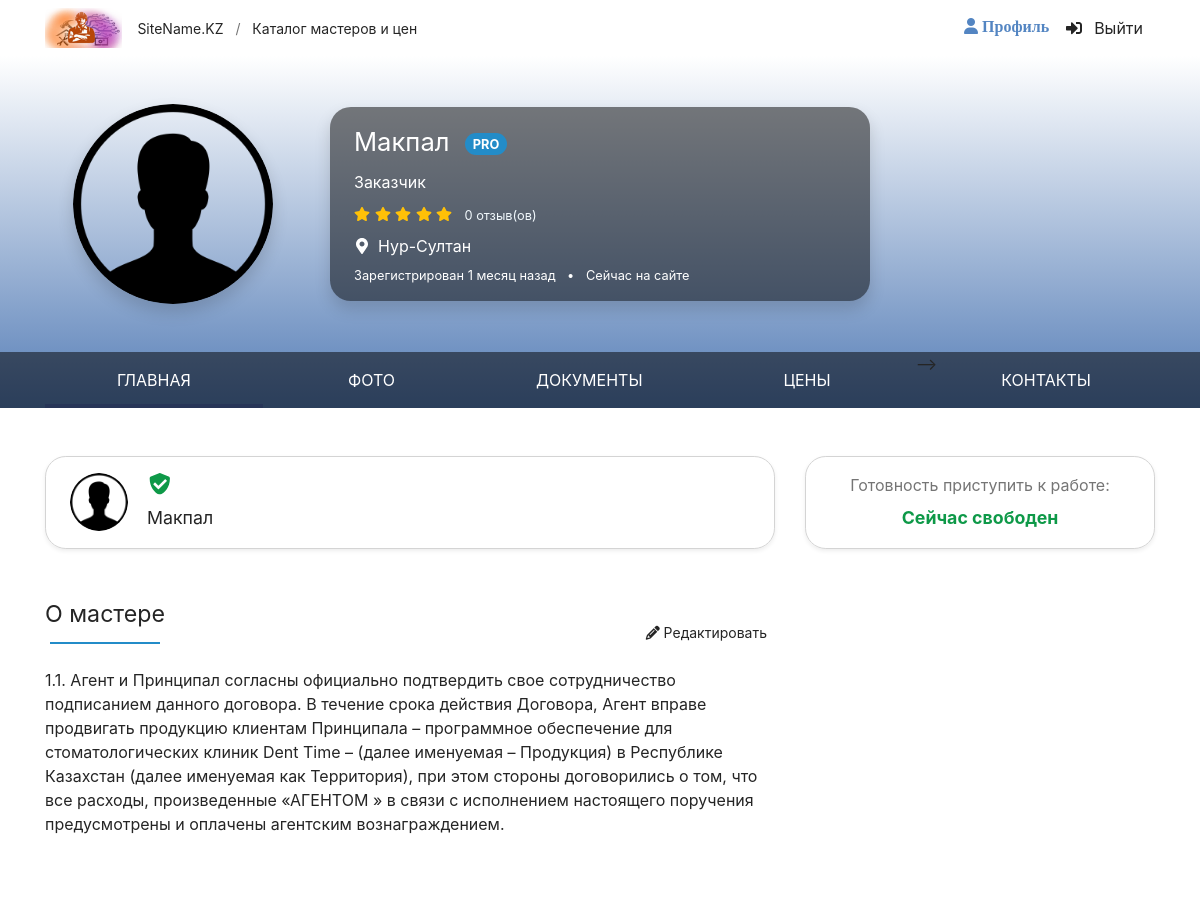
The page /myprofile.php (signed in, upper part) on the database as committed earlier.
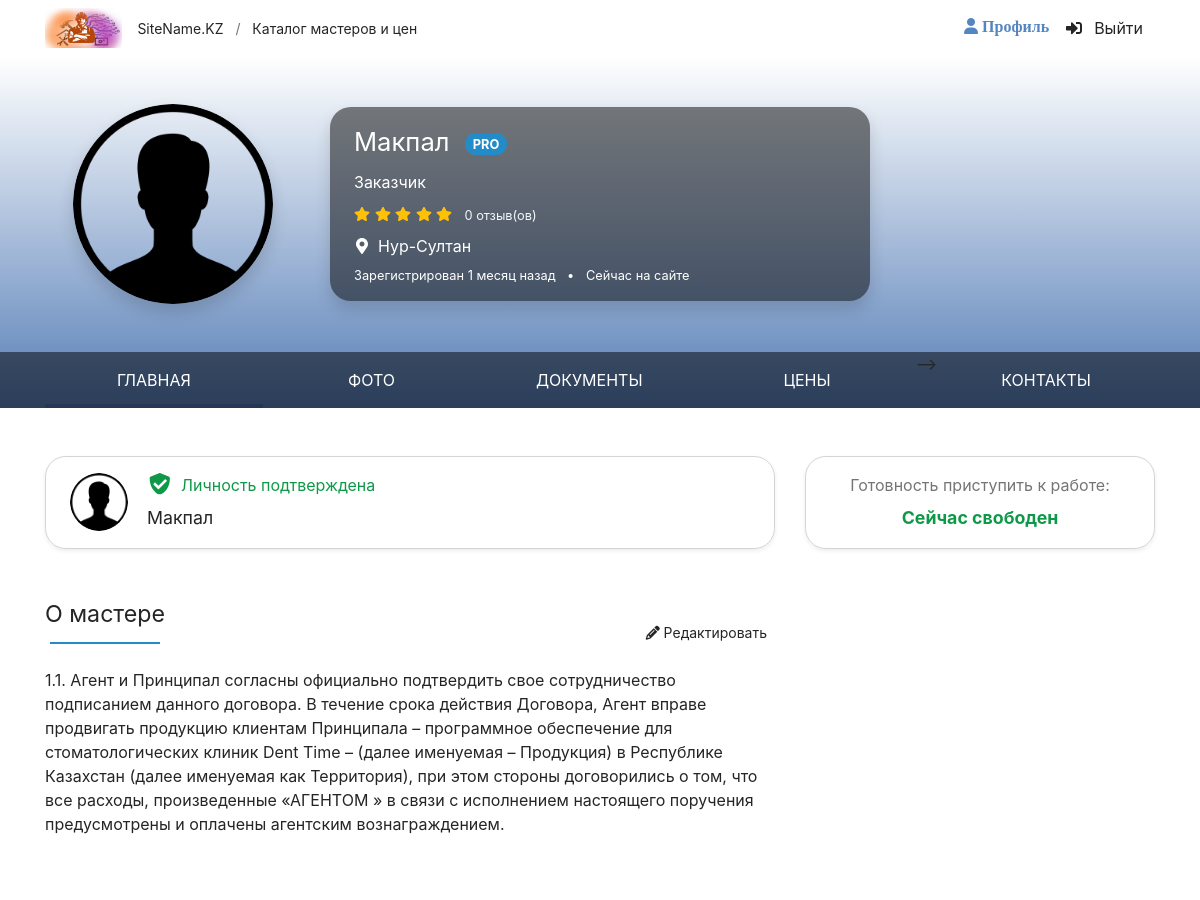
The same page on the database as committed later.
### tables this page shows
CREATE TABLE `users` (
  `ID` int(11) NOT NULL,
  `NAME` varchar(255) NOT NULL,
  `LASTNAME` varchar(255) NOT NULL,
  `PHONE` varchar(255) NOT NULL,
  `TYPE` int(11) NOT NULL,
  `PASSWORD` varchar(255) NOT NULL,
  `STATUS` int(11) NOT NULL,
  `LOCATION` int(11) NOT NULL,
  `ABOUT` mediumtext NOT NULL,
  `AVATAR` varchar(100) NOT NULL,
  `POST_DATE` date DEFAULT NULL
);

CREATE TABLE `dic_country` (
  `ID` int(11) NOT NULL,
  `NAME` varchar(255) NOT NULL
);

### myprofile.php (the view, shortened to what the changed rows need)
<!DOCTYPE html>
<html lang="ru">
<head>
<link href="Theme/css/photoswipe.css" rel="stylesheet">
<link href="Theme/css/default-skin.css" rel="stylesheet">
<link href="Theme/css/site.css" rel="stylesheet">
</head>
<body id="top" data-spy="scroll" data-target="#navbar" data-offset="100">
<section style="background: linear-gradient(#FFFFFF, #567EB7);">
    <div>
        <div class="container py-4 py-md-5">
            <div class="row align-items-center">
 <?php
      require_once 'conn.php';
        $query3 ="SELECT u.* FROM `users` u where u.id = ".$_SESSION['id'];
        $result3 = mysqli_query($link, $query3) or die("Ошибка " . mysqli_error($link));
        $rows3 = mysqli_fetch_all($result3, MYSQLI_ASSOC);
        foreach($rows3 as $row3) {
 ?>
                <div class="col-md-4 col-lg-3 text-center mb-4 mb-md-0">
                    <img class="rounded-circle shadow img_upload" src="<?php if($row3['AVATAR']) { echo $row3['AVATAR']; } else { echo 'avatar/user.png';} ?>" width="200" height="200" alt="Мастер Иван Иванов">
                </div>
        <?php } ?>
                <div class="col-md-8 col-lg-7 col-xl-6">
                    <div class="bg-black-50 rounded-xl px-4 py-3 text-white text-center text-md-left shadow">
                       <?php
                       require_once 'conn.php';
                       $query ="SELECT u.*, d.name FROM `users` u, dic_country d where u.location = d.id and u.id = ".$_SESSION['id'];
                       $result = mysqli_query($link, $query) or die("Ошибка " . mysqli_error($link));
                       $rows = mysqli_fetch_all($result, MYSQLI_ASSOC);
                       $qr = "select max(rw.id) max_id from review rw where rw.ID_TO = ".$_SESSION['id'];
                       $ress = mysqli_query($link, $qr) or die("Ошибка " . mysqli_error($link));
                       $row_s = mysqli_fetch_all($ress, MYSQLI_ASSOC);
                       $max_id =  $row_s[0]['max_id'];
                       if($max_id)
                       {
                       $qs = "SELECT count(*) c FROM `review` r, `users` u where r.id_from = u.id and r.ID_TO = ".$_SESSION['id']." and r.id != $max_id";
                       $rs2 = mysqli_query($link, $qs) or die("Ошибка " . mysqli_error($link));
                       $qs2 = mysqli_fetch_all($rs2, MYSQLI_ASSOC);
                       }else {
                           $qs2[0]['c'] = 0;
                       }
                       foreach($rows as $row) {
                       ?>
                        <h1><?php echo $row['NAME'].' '.$row['LASTNAME']; ?><span id="w1" class="ml-2 icon-pro">PRO</span></h1>
                       <div class="mt-2"><?php if($row['TYPE'] == '2') { ?>Мастер <?php } else { ?>Заказчик<?php } ?></div>
                        <div class="mt-2">
                            <span class="text-warning pr-2">
                                <svg class="i is-star"><use xlink:href="#s-star" /></use></svg>
                                <svg class="i is-star"><use xlink:href="#s-star" /></use></svg>
                                <svg class="i is-star"><use xlink:href="#s-star" /></use></svg>
                                <svg class="i is-star"><use xlink:href="#s-star" /></use></svg>
                                <svg class="i is-star"><use xlink:href="#s-star" /></use></svg>
                            </span>
                             <a href="#reviews" rel="nofollow" class="small text-light"><?php if($qs2[0]['c']) { echo $qs2[0]['c']; } else { echo '0';} ?> отзыв(ов)</a>
                        </div>
                        <div class="mt-2">
                            <svg class="mr-2 i is-map-marker-alt"><use xlink:href="#s-map-marker-alt" /></use></svg><?php echo $row['name']; ?>
                        </div>
                        <div class="small mt-2">
                            <span class="text-nowrap">Зарегистрирован 1 месяц назад</span>
                            <span class="d-none d-sm-inline px-2">•</span>
                            <span class="text-nowrap">Сейчас на сайте</span>
                        </div>
                       <?php } ?>
                    </div>
                </div>
            </div>
        </div>
  </div>
</section>
<section class="container pt-5">
    <div class="row mb-4">
        <div class="col-lg-8">
            <div class="border mb-5 py-3 px-4 rounded-xl shadow-sm position-relative">
                    <div class="row">
                        <div class="col-auto pr-1">
                        <?php
                        foreach($rows3 as $row3) {?>
                             <img class="rounded-circle" src="<?php if($row3['AVATAR']) { echo $row3['AVATAR']; } else { echo 'avatar/user.png';} ?>" width="58" height="58" alt="">
                        <?php } ?>                                                  </div>
                        <div class="col position-static">
                        <?php  foreach($rows as $row) { ?>
                            <div class="mb-2 mt-n1">
                                <a class="text-success mb-2 stretched-link" href="#" data-modal="/modal/verified?user=3991">
                                    <svg class="mb-0 mr-1 pt-1 h1 i is-shield-check"><use xlink:href="#s-shield-check" /></use></svg>
                        <?php if($row['STATUS'] == '1') { ?>Личность подтверждена <?php } ?>
                                </a>
                            </div>
                            <div class="h5 mb-0">
                                 <?php echo $row['NAME']; ?>
                            </div>
                       <?php } ?>
                        </div>
                    </div>
            </div>
            <div style="display: flex;
    justify-content: space-between;
    align-items: center;">
                <h2 class="mb-4 text-center h-underline h-underline-secondary">О мастере  </h2>
            </div>
            <?php  foreach($rows as $row) { ?>
            <div>
               <p id="text_about"><?php echo $row['ABOUT']; ?></p>
             </div>
            <?php } ?>
        </div>
</section>
</body>
</html>

Rows that differ between the two databases and show on the page:
changed users "Макпал": now shows "Личность подтверждена"
